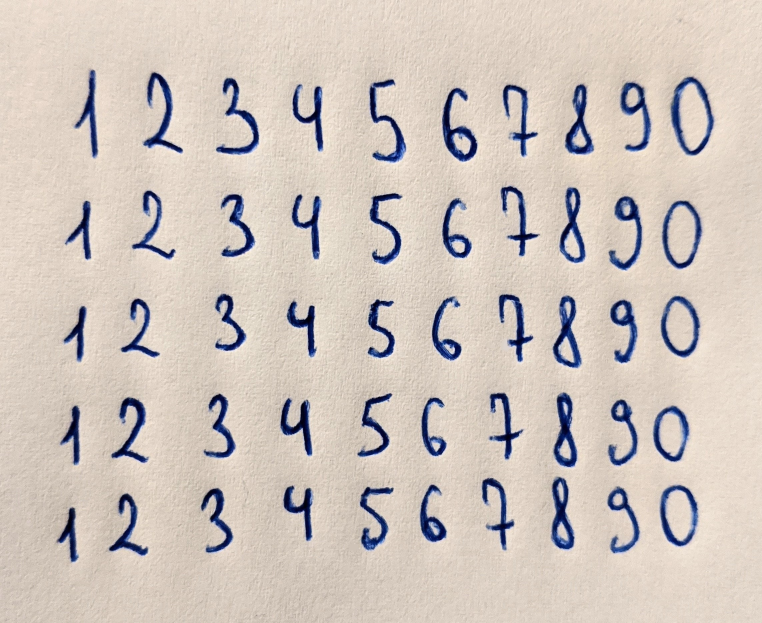
%> input picture train_data.jpg, 2286 x 1869 px (shown at 1/3 size)
$ octave ISLab4.m   (GNU Octave 9; MATLAB toolbox functions it lacks are replaced by stand-ins)
%> lines starting %> are read from the running program, lines starting %| are printed output that depends on the picture; in (x1, y1, x2, y2) boxes, pixels count from 0 and x2, y2 are one past the last pixel; in counts of white or black regions, pixels touching at a corner belong together; the program's own positions count from 1
close all
clear all
clc
% Skaiciu pavyzdzio nuskaitymas ir pozymiu skaiciavimas
pavadinimas = 'train_data.jpg';
pozymiai_tinklo_mokymui = pozymiai_raidems_atpazinti(pavadinimas, 5);
% Atpazintuvo kurimas
% pozymiai is celiu masyvo perkeliami i matrica
P = cell2mat(pozymiai_tinklo_mokymui);
% sukuriama teisingu atsakymu matrica: 5 eilutes po 10 skaiciu mokymui
T = [eye(10), eye(10), eye(10), eye(10), eye(10)];
% sukuriamas SBF tinklas duotiems P ir T sarysiams
tinklas = newrb(P,T,0,1,10); %su 9 neuronais jau nebeveikia teisingai, nes maiso devyneta su penketu pirmajam teste
% [120 lines not run here, left out]
function pozymiai = pozymiai_raidems_atpazinti(pavadinimas, pvz_eiluciu_sk)
%> called with pavadinimas = 'train_data.jpg', pvz_eiluciu_sk = 5
%  pozymiai = pozymiai_raidems_atpazinti(pavadinimas, pvz_eiluciu_sk)
% taikymo pavyzdys:
% pozymiai = pozymiai_raidems_atpazinti('test_data.png', 8)
%
%
% Vaizdo su pavyzdziais nuskaitymas
V = imread(pavadinimas);
%> V is the input picture: size 1869x2286x3 uint8; mean R, G, B 206.9, 196.4, 189
%figure(12), imshow(V)
% Skaiciu iskirpimas ir sudeliojimas i kintamojo 'objektai' celes
V_pustonis = rgb2gray(V);
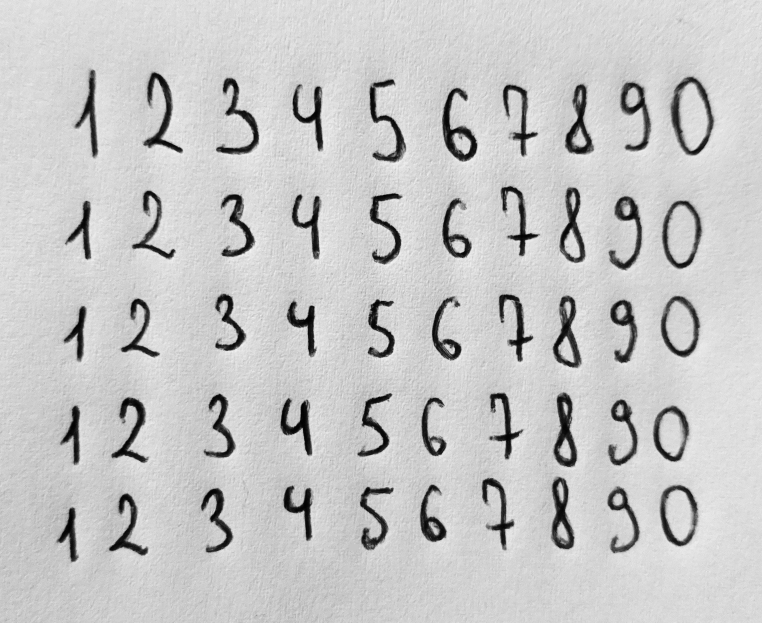
%> V_pustonis: size 1869x2286 uint8 (shown at 1/3 size); min 1, max 254, mean 198.8
% vaizdo keitimo dvejetainiu slenkstines reiksmes paieska
slenkstis = graythresh(V_pustonis);
%> slenkstis = 0.506
% pustonio vaizdo keitimas dvejetainiu
V_dvejetainis = imbinarize(V_pustonis,slenkstis);
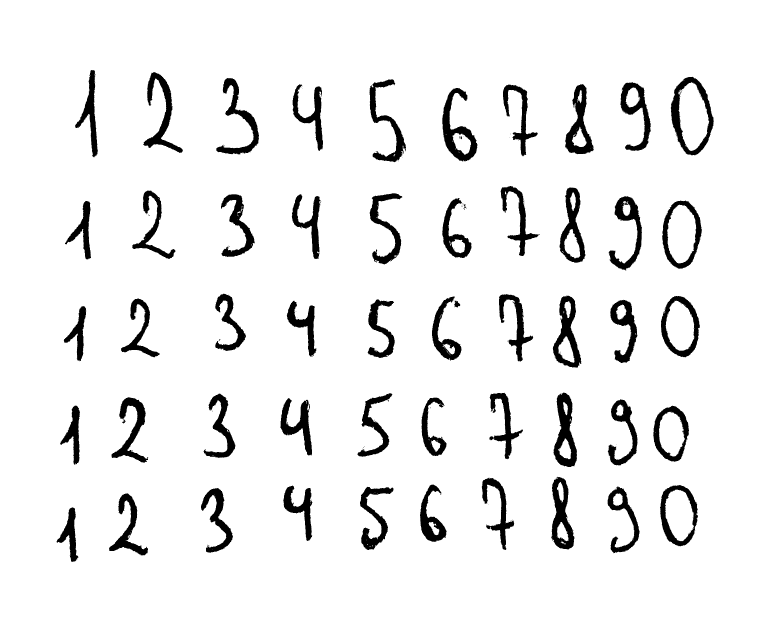
%> V_dvejetainis: size 1869x2286 logical (shown at 1/3 size); 92.9% white; 169 black regions (115 under 20 px), largest, box (x1, y1, x2, y2) and area: (2012, 230, 2141, 466) 8684, (1327, 264, 1432, 484) 8415, (1660, 1178, 1731, 1401) 8186
% rezultato atvaizdavimas
%figure(1), imshow(V_dvejetainis)
% vaizde esanciu objektu konturu paieska
V_konturais = edge(uint8(V_dvejetainis));
%> V_konturais: size 1869x2286 logical; 1.2% white in thin lines or dots, all inside (x1, y1, x2, y2) = (169, 209, 2142, 1686)
% rezultato atvaizdavimas
%figure(2),imshow(V_konturais)
% objektu konturu uzpildymas
se = strel('square',7); % strukturinis elementas uzpildymui
V_uzpildyti = imdilate(V_konturais, se);
%> V_uzpildyti: size 1869x2286 logical; 7.7% white; 65 white regions, largest, box (x1, y1, x2, y2) and area: (2009, 227, 2145, 469) 9945, (1983, 598, 2109, 810) 8601, (1105, 234, 1222, 490) 8049
% rezultato atvaizdavimas
%figure(3),imshow(V_uzpildyti)
% tustumu objetu viduje uzpildymas
V_vientisi= imfill(V_uzpildyti,'holes');
%> V_vientisi: size 1869x2286 logical; 12.3% white; 50 white regions
% rezultato atvaizdavimas
%figure(4),imshow(V_vientisi)
% vientisu objektu dvejetainiame vaizde numeravimas
[O_suzymeti, Skaicius] = bwlabel(V_vientisi);
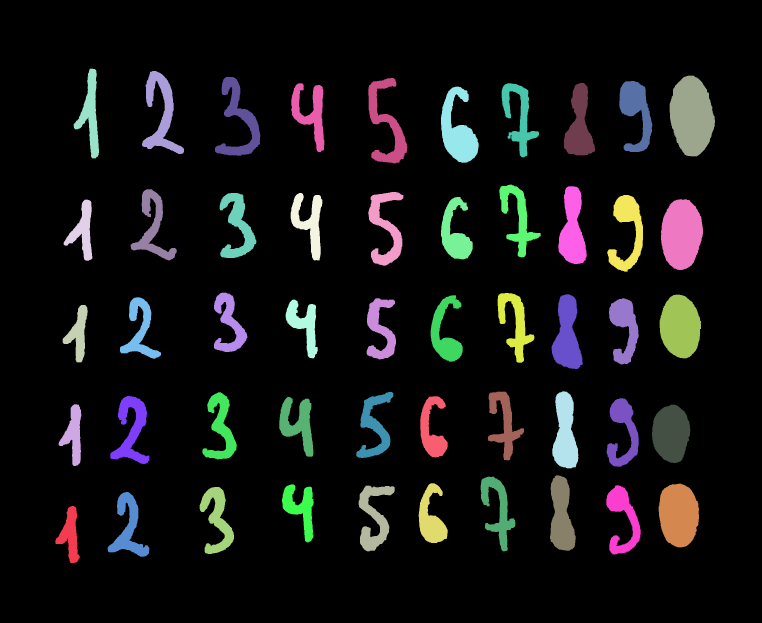
%> O_suzymeti: size 1869x2286 double (shown at 1/3 size); 51 distinct labels, from 0 to 50; one colour per label, 0 black
%> Skaicius = 50
% apskaiciuojami objektu dvejetainiame vaizde pozymiai
O_pozymiai = regionprops(O_suzymeti);
%> O_pozymiai = 50 regions; largest, box (x1, y1, x2, y2), Area and Centroid: (2009, 227, 2145, 469) 24613 [2075.9 348.3], (1983, 598, 2109, 810) 20784 [2045.2 702.8], (1976, 1451, 2097, 1642) 18459 [2036.8 1545.1], (1979, 884, 2103, 1075) 18321 [2041.6 980.4], (1956, 1214, 2071, 1389) 15475 [2013.9 1300.8]
% nuskaitomos pozymiu - objektu ribu koordinaciu - reiksmes
O_ribos = [O_pozymiai.BoundingBox];
%> O_ribos = 200 values, max 2009.5 at index 197, min 68 at index 7, mean 579.5
% kadangi riba nusako 4 koordinates, pergrupuojame reiksmes
O_ribos = reshape(O_ribos,[4 Skaicius]); % Skaicius - objektu skaicius
%> O_ribos = 50 columns, first 8: [166.5 176.5 188.5 191.5 221.5 323.5 331.5 360.5; 1518.5 1213.5 915.5 599.5 206.5 1476.5 1188.5 892.5; 73 68 75 86 76 125 117 123; 171 185 172 183 269 194 204 184]
% nuskaitomos pozymiu - objektu mas雜 centro koordinaciu - reiksmes
O_centras = [O_pozymiai.Centroid];
%> O_centras = 100 values, max 2075.9 at index 99, min 211.2 at index 1, mean 1082.7
% kadangi centra nusako 2 koordinates, pergrupuojame reiksmes
O_centras = reshape(O_centras,[2 Skaicius]);
%> O_centras = 50 columns, first 8: [211.2 221.9 236 249.8 272.1 386.1 395.8 421; 1605.3 1304.3 1001.5 693.1 342.1 1584.1 1289.5 989.8]
O_centras = O_centras';
%> O_centras = 50 rows, first 12: [211.2 1605.3; 221.9 1304.3; 236 1001.5; 249.8 693.1; 272.1 342.1; 386.1 1584.1; 395.8 1289.5; 421 989.8; 459.4 681.1; 484.5 340.7; 652.6 1558.3; 663.7 1283.7]
% pridedamas kiekvienam objektui vaize numeris (trecias stulpelis salia koordinaciu)
O_centras(:,3) = 1:Skaicius;
% surusiuojami objektai pagal x koordinate - stulpeli
O_centras = sortrows(O_centras,2);
%> O_centras = 50 rows, first 12: [1909.3 336.2 45; 932.8 340.1 20; 484.5 340.7 10; 272.1 342.1 5; 2075.9 348.3 50; 1557.4 350 35; 717.2 362.3 14; 1159.9 373.3 24; 1738.6 375.9 40; 1374.1 392.7 29; 1554.6 654.7 34; 927.9 667.7 19]
% rusiojama atsizvelgiant i pavyzdziu eiluciu ir skaiciu skaiciu
raidziu_sk = Skaicius/pvz_eiluciu_sk;
%> raidziu_sk = 10
for k = 1:pvz_eiluciu_sk
    O_centras((k-1)*raidziu_sk+1:k*raidziu_sk,:) = sortrows(O_centras((k-1)*raidziu_sk+1:k*raidziu_sk,:),3);
end
%> after the loop, O_centras = 50 rows, first 12: [272.1 342.1 5; 484.5 340.7 10; 717.2 362.3 14; 932.8 340.1 20; 1159.9 373.3 24; 1374.1 392.7 29; 1557.4 350 35; 1738.6 375.9 40; 1909.3 336.2 45; 2075.9 348.3 50; 249.8 693.1 4; 459.4 681.1 9]
% is dvejetainio vaizdo pagal objektu ribas iskerpami vaizdo fragmentai
for k = 1:Skaicius
    objektai{k} = imcrop(V_dvejetainis,O_ribos(:,O_centras(k,3)));
end
%> this loop made 50 passes
%> after the loop, objektai = 50 items
% [6 lines of commented-out code are left out]

for k = 1:Skaicius % Skaicius = 50, jei yra 50 skaiciu
    V_fragmentas = objektai{k};
    % nustatomas kiekvieno vaizdo fragmento dydis
    [aukstis, plotis] = size(V_fragmentas);

    % 1. Baltu stulpeliu naikinimas
    % apskaiciuokime kiekvieno stulpelio suma
    stulpeliu_sumos = sum(V_fragmentas,1);
    % naikiname tuos stulpelius, kur suma lygi auksciui
    V_fragmentas(:,stulpeliu_sumos == aukstis) = [];
    % perskaiciuojamas objekto dydis
    [aukstis, plotis] = size(V_fragmentas);
    % 2. Baltu eiluciu naikinimas
    % apskaiciuokime kiekvienos seilutes suma
    eiluciu_sumos = sum(V_fragmentas,2);
    % naikiname tas eilutes, kur suma lygi plociui
    V_fragmentas(eiluciu_sumos == plotis,:) = [];
    objektai{k}=V_fragmentas;% irasome vietoje neapkarpyto
end
%> this loop made 50 passes
%> pass 1, in pozymiai_raidems_atpazinti, `V_fragmentas = objektai{k};`:
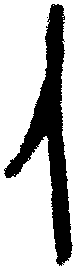
%> V_fragmentas: size 270x77 logical; 73.9% white; 2 black regions (1 under 20 px), largest, box (x1, y1, x2, y2) and area: (4, 4, 73, 266) 5425
%> after the loop:
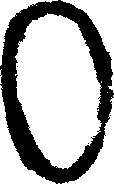
%> V_fragmentas: size 184x114 logical; 69.1% white; 4 black regions (3 under 20 px), largest, box (x1, y1, x2, y2) and area: (0, 0, 114, 184) 6469
% vieno is vaizdo fragmentu atvaizdavimas
%figure(6),
%for k = 1:Skaicius
%   subplot(pvz_eiluciu_sk,raidziu_sk,k), imshow(objektai{k})
%end
%
% Suvienodiname vaizdo fragmentu dydzius iki 70x50
for k=1:Skaicius
    V_fragmentas=objektai{k};
    V_fragmentas_7050=imresize(V_fragmentas,[70,50]);
    % padalinkime vaizdo fragmenta i 10x10 dydzio dalis
    for m=1:7
        for n=1:5
            % apskaiciuokime kiekvienos dalies vidutini sviesuma
            Vid_sviesumas_eilutese=sum(V_fragmentas_7050((m*10-9:m*10),(n*10-9:n*10)));
            Vid_sviesumas((m-1)*5+n)=sum(Vid_sviesumas_eilutese);
        end
    end
    % 10x10 dydzio dalyje maksimali sviesumo galima reiksme yra 100
    % normuokime sviesumo reiksmes intervale [0, 1]
    Vid_sviesumas = ((100-Vid_sviesumas)/100);
    % rezultata (pozymius) neuronu tinklui patogiau pateikti stulpeliu
    Vid_sviesumas = Vid_sviesumas(:);
    % issaugome apskaiciuotus pozymius i bendra kintamaji
    pozymiai{k} = Vid_sviesumas;
end
%> this loop made 50 passes
%> pass 1, in pozymiai_raidems_atpazinti, `V_fragmentas=objektai{k};`:
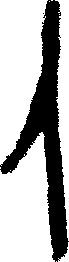
%> V_fragmentas: size 262x69 logical; 70% white; 2 black regions (1 under 20 px), largest, box (x1, y1, x2, y2) and area: (0, 0, 69, 262) 5425
%> after the loop, Vid_sviesumas = 35 values, max 0.78 at index 15, min 0 at index 8, mean 0.311; pozymiai = 50 items
%> `P = cell2mat(pozymiai_tinklo_mokymui);`:
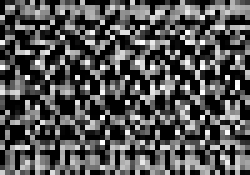
%> P: size 35x50 double (shown 5 times larger); min 0, max 1, mean 0.329
%> the run ends on the next line
end
